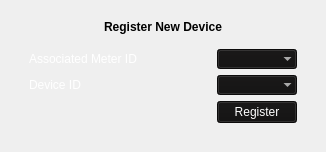
         <widget class="QFrame" name="frameHorizontalRegisterNewDeviceAvailableDevices">
          <property name="frameShadow">
           <enum>QFrame::Raised</enum>
          </property>
          <layout class="QHBoxLayout" name="horizontalLayout_5">
           <item alignment="Qt::AlignHCenter|Qt::AlignTop">
            <widget class="QFrame" name="frameRegisterNewDevice">
             <property name="frameShadow">
              <enum>QFrame::Raised</enum>
             </property>
             <layout class="QVBoxLayout" name="verticalLayout_13">
              <item>
               <widget class="QLabel" name="labelRegisterNewDevice">
                <property name="font">
                 <font>
                  <weight>75</weight>
                  <bold>true</bold>
                 </font>
                </property>
                <property name="text">
                 <string>Register New Device</string>
                </property>
                <property name="alignment">
                 <set>Qt::AlignCenter</set>
                </property>
               </widget>
              </item>
              <item>
               <widget class="QFrame" name="formRegisterNewDevice">
                <property name="palette">
                 <palette>
                  <active>
                   <colorrole role="WindowText">
                    <brush brushstyle="SolidPattern">
                     <color alpha="255">
                      <red>255</red>
                      <green>255</green>
                      <blue>255</blue>
                     </color>
                    </brush>
                   </colorrole>
                   <colorrole role="Button">
                    <brush brushstyle="SolidPattern">
                     <color alpha="255">
                      <red>17</red>
                      <green>16</green>
                      <blue>16</blue>
                     </color>
                    </brush>
                   </colorrole>
                   <colorrole role="Text">
                    <brush brushstyle="SolidPattern">
                     <color alpha="255">
                      <red>255</red>
                      <green>255</green>
                      <blue>255</blue>
                     </color>
                    </brush>
                   </colorrole>
                   <colorrole role="ButtonText">
                    <brush brushstyle="SolidPattern">
                     <color alpha="255">
                      <red>255</red>
                      <green>255</green>
                      <blue>255</blue>
                     </color>
                    </brush>
                   </colorrole>
                   <colorrole role="Base">
                    <brush brushstyle="SolidPattern">
                     <color alpha="255">
                      <red>17</red>
                      <green>16</green>
                      <blue>16</blue>
                     </color>
                    </brush>
                   </colorrole>
                   <colorrole role="Window">
                    <brush brushstyle="SolidPattern">
                     <color alpha="255">
                      <red>17</red>
                      <green>16</green>
                      <blue>16</blue>
                     </color>
                    </brush>
                   </colorrole>
                   <colorrole role="Highlight">
                    <brush brushstyle="SolidPattern">
                     <color alpha="255">
                      <red>250</red>
                      <green>204</green>
                      <blue>21</blue>
                     </color>
                    </brush>
                   </colorrole>
                  </active>
                  <inactive>
                   <colorrole role="WindowText">
                    <brush brushstyle="SolidPattern">
                     <color alpha="255">
                      <red>255</red>
                      <green>255</green>
                      <blue>255</blue>
                     </color>
                    </brush>
                   </colorrole>
                   <colorrole role="Button">
                    <brush brushstyle="SolidPattern">
                     <color alpha="255">
                      <red>17</red>
                      <green>16</green>
                      <blue>16</blue>
                     </color>
                    </brush>
                   </colorrole>
                   <colorrole role="Text">
                    <brush brushstyle="SolidPattern">
                     <color alpha="255">
                      <red>255</red>
                      <green>255</green>
                      <blue>255</blue>
                     </color>
                    </brush>
                   </colorrole>
                   <colorrole role="ButtonText">
                    <brush brushstyle="SolidPattern">
                     <color alpha="255">
                      <red>255</red>
                      <green>255</green>
                      <blue>255</blue>
                     </color>
                    </brush>
                   </colorrole>
                   <colorrole role="Base">
                    <brush brushstyle="SolidPattern">
                     <color alpha="255">
                      <red>17</red>
                      <green>16</green>
                      <blue>16</blue>
                     </color>
                    </brush>
                   </colorrole>
                   <colorrole role="Window">
                    <brush brushstyle="SolidPattern">
                     <color alpha="255">
                      <red>17</red>
                      <green>16</green>
                      <blue>16</blue>
                     </color>
                    </brush>
                   </colorrole>
                   <colorrole role="Highlight">
                    <brush brushstyle="SolidPattern">
                     <color alpha="255">
                      <red>250</red>
                      <green>204</green>
                      <blue>21</blue>
                     </color>
                    </brush>
                   </colorrole>
                  </inactive>
                  <disabled>
                   <colorrole role="WindowText">
                    <brush brushstyle="SolidPattern">
                     <color alpha="255">
                      <red>255</red>
                      <green>255</green>
                      <blue>255</blue>
                     </color>
                    </brush>
                   </colorrole>
                   <colorrole role="Button">
                    <brush brushstyle="SolidPattern">
                     <color alpha="255">
                      <red>17</red>
                      <green>16</green>
                      <blue>16</blue>
                     </color>
                    </brush>
                   </colorrole>
                   <colorrole role="Text">
                    <brush brushstyle="SolidPattern">
                     <color alpha="255">
                      <red>255</red>
                      <green>255</green>
                      <blue>255</blue>
                     </color>
                    </brush>
                   </colorrole>
                   <colorrole role="ButtonText">
                    <brush brushstyle="SolidPattern">
                     <color alpha="255">
                      <red>255</red>
                      <green>255</green>
                      <blue>255</blue>
                     </color>
                    </brush>
                   </colorrole>
                   <colorrole role="Base">
                    <brush brushstyle="SolidPattern">
                     <color alpha="255">
                      <red>17</red>
                      <green>16</green>
                      <blue>16</blue>
                     </color>
                    </brush>
                   </colorrole>
                   <colorrole role="Window">
                    <brush brushstyle="SolidPattern">
                     <color alpha="255">
                      <red>17</red>
                      <green>16</green>
                      <blue>16</blue>
                     </color>
                    </brush>
                   </colorrole>
                   <colorrole role="Highlight">
                    <brush brushstyle="SolidPattern">
                     <color alpha="255">
                      <red>0</red>
                      <green>120</green>
                      <blue>215</blue>
                     </color>
                    </brush>
                   </colorrole>
                  </disabled>
                 </palette>
                </property>
                <property name="frameShadow">
                 <enum>QFrame::Raised</enum>
                </property>
                <layout class="QFormLayout" name="formLayout_9">
                 <property name="horizontalSpacing">
                  <number>80</number>
                 </property>
                 <item row="0" column="0">
                  <widget class="QLabel" name="labelRegisterNewDevice_AssociatedMeterID">
                   <property name="text">
                    <string>Associated Meter ID</string>
                   </property>
                  </widget>
                 </item>
                 <item row="3" column="1">
                  <widget class="QPushButton" name="btnRegisterNewDevice">
                   <property name="text">
                    <string>Register</string>
                   </property>
                   <property name="flat">
                    <bool>false</bool>
                   </property>
                  </widget>
                 </item>
                 <item row="2" column="0">
                  <widget class="QLabel" name="labelRegisterNewDevice_DeviceID">
                   <property name="text">
                    <string>Device ID</string>
                   </property>
                  </widget>
                 </item>
                 <item row="0" column="1">
                  <widget class="QComboBox" name="comboRegisterNewDevice_AssociatedMeterID">
                   <property name="palette">
                    <palette>
                     <active>
                      <colorrole role="WindowText">
                       <brush brushstyle="SolidPattern">
                        <color alpha="255">
                         <red>255</red>
                         <green>255</green>
                         <blue>255</blue>
                        </color>
                       </brush>
                      </colorrole>
                      <colorrole role="Button">
                       <brush brushstyle="SolidPattern">
                        <color alpha="255">
                         <red>17</red>
                         <green>16</green>
                         <blue>16</blue>
                        </color>
                       </brush>
                      </colorrole>
                      <colorrole role="Text">
                       <brush brushstyle="SolidPattern">
                        <color alpha="255">
                         <red>255</red>
                         <green>255</green>
                         <blue>255</blue>
                        </color>
                       </brush>
                      </colorrole>
                      <colorrole role="ButtonText">
                       <brush brushstyle="SolidPattern">
                        <color alpha="255">
                         <red>255</red>
                         <green>255</green>
                         <blue>255</blue>
                        </color>
                       </brush>
                      </colorrole>
                      <colorrole role="Base">
                       <brush brushstyle="SolidPattern">
                        <color alpha="255">
                         <red>17</red>
                         <green>16</green>
                         <blue>16</blue>
                        </color>
                       </brush>
                      </colorrole>
                      <colorrole role="Window">
                       <brush brushstyle="SolidPattern">
                        <color alpha="255">
                         <red>17</red>
                         <green>16</green>
                         <blue>16</blue>
                        </color>
                       </brush>
                      </colorrole>
                      <colorrole role="Highlight">
                       <brush brushstyle="SolidPattern">
                        <color alpha="255">
                         <red>250</red>
                         <green>204</green>
                         <blue>21</blue>
                        </color>
                       </brush>
                      </colorrole>
                     </active>
                     <inactive>
                      <colorrole role="WindowText">
                       <brush brushstyle="SolidPattern">
                        <color alpha="255">
                         <red>255</red>
                         <green>255</green>
                         <blue>255</blue>
                        </color>
                       </brush>
                      </colorrole>
                      <colorrole role="Button">
                       <brush brushstyle="SolidPattern">
                        <color alpha="255">
                         <red>17</red>
                         <green>16</green>
                         <blue>16</blue>
                        </color>
                       </brush>
                      </colorrole>
                      <colorrole role="Text">
                       <brush brushstyle="SolidPattern">
                        <color alpha="255">
                         <red>255</red>
                         <green>255</green>
                         <blue>255</blue>
                        </color>
                       </brush>
                      </colorrole>
                      <colorrole role="ButtonText">
                       <brush brushstyle="SolidPattern">
                        <color alpha="255">
                         <red>255</red>
                         <green>255</green>
                         <blue>255</blue>
                        </color>
                       </brush>
                      </colorrole>
                      <colorrole role="Base">
                       <brush brushstyle="SolidPattern">
                        <color alpha="255">
                         <red>17</red>
                         <green>16</green>
                         <blue>16</blue>
                        </color>
                       </brush>
                      </colorrole>
                      <colorrole role="Window">
                       <brush brushstyle="SolidPattern">
                        <color alpha="255">
                         <red>17</red>
                         <green>16</green>
                         <blue>16</blue>
                        </color>
                       </brush>
                      </colorrole>
                      <colorrole role="Highlight">
                       <brush brushstyle="SolidPattern">
                        <color alpha="255">
                         <red>250</red>
                         <green>204</green>
                         <blue>21</blue>
                        </color>
                       </brush>
                      </colorrole>
                     </inactive>
                     <disabled>
                      <colorrole role="WindowText">
                       <brush brushstyle="SolidPattern">
                        <color alpha="255">
                         <red>255</red>
                         <green>255</green>
                         <blue>255</blue>
                        </color>
                       </brush>
                      </colorrole>
                      <colorrole role="Button">
                       <brush brushstyle="SolidPattern">
                        <color alpha="255">
                         <red>17</red>
                         <green>16</green>
                         <blue>16</blue>
                        </color>
                       </brush>
                      </colorrole>
                      <colorrole role="Text">
                       <brush brushstyle="SolidPattern">
                        <color alpha="255">
                         <red>255</red>
                         <green>255</green>
                         <blue>255</blue>
                        </color>
                       </brush>
                      </colorrole>
                      <colorrole role="ButtonText">
                       <brush brushstyle="SolidPattern">
                        <color alpha="255">
                         <red>255</red>
                         <green>255</green>
                         <blue>255</blue>
                        </color>
                       </brush>
                      </colorrole>
                      <colorrole role="Base">
                       <brush brushstyle="SolidPattern">
                        <color alpha="255">
                         <red>17</red>
                         <green>16</green>
                         <blue>16</blue>
                        </color>
                       </brush>
                      </colorrole>
                      <colorrole role="Window">
                       <brush brushstyle="SolidPattern">
                        <color alpha="255">
                         <red>17</red>
                         <green>16</green>
                         <blue>16</blue>
                        </color>
                       </brush>
                      </colorrole>
                      <colorrole role="Highlight">
                       <brush brushstyle="SolidPattern">
                        <color alpha="255">
                         <red>0</red>
                         <green>120</green>
                         <blue>215</blue>
                        </color>
                       </brush>
                      </colorrole>
                     </disabled>
                    </palette>
                   </property>
                   <property name="autoFillBackground">
                    <bool>false</bool>
                   </property>
                   <property name="frame">
                    <bool>false</bool>
                   </property>
                  </widget>
                 </item>
                 <item row="2" column="1">
                  <widget class="QComboBox" name="comboRegisterNewDevice_DeviceID">
                   <property name="palette">
                    <palette>
                     <active>
                      <colorrole role="WindowText">
                       <brush brushstyle="SolidPattern">
                        <color alpha="255">
                         <red>255</red>
                         <green>255</green>
                         <blue>255</blue>
                        </color>
                       </brush>
                      </colorrole>
                      <colorrole role="Button">
                       <brush brushstyle="SolidPattern">
                        <color alpha="255">
                         <red>17</red>
                         <green>16</green>
                         <blue>16</blue>
                        </color>
                       </brush>
                      </colorrole>
                      <colorrole role="Text">
                       <brush brushstyle="SolidPattern">
                        <color alpha="255">
                         <red>255</red>
                         <green>255</green>
                         <blue>255</blue>
                        </color>
                       </brush>
                      </colorrole>
                      <colorrole role="ButtonText">
                       <brush brushstyle="SolidPattern">
                        <color alpha="255">
                         <red>255</red>
                         <green>255</green>
                         <blue>255</blue>
                        </color>
                       </brush>
                      </colorrole>
                      <colorrole role="Base">
                       <brush brushstyle="SolidPattern">
                        <color alpha="255">
                         <red>17</red>
                         <green>16</green>
                         <blue>16</blue>
                        </color>
                       </brush>
                      </colorrole>
                      <colorrole role="Window">
                       <brush brushstyle="SolidPattern">
                        <color alpha="255">
                         <red>17</red>
                         <green>16</green>
                         <blue>16</blue>
                        </color>
                       </brush>
                      </colorrole>
                      <colorrole role="Highlight">
                       <brush brushstyle="SolidPattern">
                        <color alpha="255">
                         <red>250</red>
                         <green>204</green>
                         <blue>21</blue>
                        </color>
                       </brush>
                      </colorrole>
                     </active>
                     <inactive>
                      <colorrole role="WindowText">
                       <brush brushstyle="SolidPattern">
                        <color alpha="255">
                         <red>255</red>
                         <green>255</green>
                         <blue>255</blue>
                        </color>
                       </brush>
                      </colorrole>
                      <colorrole role="Button">
                       <brush brushstyle="SolidPattern">
                        <color alpha="255">
                         <red>17</red>
                         <green>16</green>
                         <blue>16</blue>
                        </color>
                       </brush>
                      </colorrole>
                      <colorrole role="Text">
                       <brush brushstyle="SolidPattern">
                        <color alpha="255">
                         <red>255</red>
                         <green>255</green>
                         <blue>255</blue>
                        </color>
                       </brush>
                      </colorrole>
                      <colorrole role="ButtonText">
                       <brush brushstyle="SolidPattern">
                        <color alpha="255">
                         <red>255</red>
                         <green>255</green>
                         <blue>255</blue>
                        </color>
                       </brush>
                      </colorrole>
                      <colorrole role="Base">
                       <brush brushstyle="SolidPattern">
                        <color alpha="255">
                         <red>17</red>
                         <green>16</green>
                         <blue>16</blue>
                        </color>
                       </brush>
                      </colorrole>
                      <colorrole role="Window">
                       <brush brushstyle="SolidPattern">
                        <color alpha="255">
                         <red>17</red>
                         <green>16</green>
                         <blue>16</blue>
                        </color>
                       </brush>
                      </colorrole>
                      <colorrole role="Highlight">
                       <brush brushstyle="SolidPattern">
                        <color alpha="255">
                         <red>250</red>
                         <green>204</green>
                         <blue>21</blue>
                        </color>
                       </brush>
                      </colorrole>
                     </inactive>
                     <disabled>
                      <colorrole role="WindowText">
                       <brush brushstyle="SolidPattern">
                        <color alpha="255">
                         <red>255</red>
                         <green>255</green>
                         <blue>255</blue>
                        </color>
                       </brush>
                      </colorrole>
                      <colorrole role="Button">
                       <brush brushstyle="SolidPattern">
                        <color alpha="255">
                         <red>17</red>
                         <green>16</green>
                         <blue>16</blue>
                        </color>
                       </brush>
                      </colorrole>
                      <colorrole role="Text">
                       <brush brushstyle="SolidPattern">
                        <color alpha="255">
                         <red>255</red>
                         <green>255</green>
                         <blue>255</blue>
                        </color>
                       </brush>
                      </colorrole>
                      <colorrole role="ButtonText">
                       <brush brushstyle="SolidPattern">
                        <color alpha="255">
                         <red>255</red>
                         <green>255</green>
                         <blue>255</blue>
                        </color>
                       </brush>
                      </colorrole>
                      <colorrole role="Base">
                       <brush brushstyle="SolidPattern">
                        <color alpha="255">
                         <red>17</red>
                         <green>16</green>
                         <blue>16</blue>
                        </color>
                       </brush>
                      </colorrole>
                      <colorrole role="Window">
                       <brush brushstyle="SolidPattern">
                        <color alpha="255">
                         <red>17</red>
                         <green>16</green>
                         <blue>16</blue>
                        </color>
                       </brush>
                      </colorrole>
                      <colorrole role="Highlight">
                       <brush brushstyle="SolidPattern">
                        <color alpha="255">
                         <red>0</red>
                         <green>120</green>
                         <blue>215</blue>
                        </color>
                       </brush>
                      </colorrole>
                     </disabled>
                    </palette>
                   </property>
                   <property name="autoFillBackground">
                    <bool>false</bool>
                   </property>
                   <property name="frame">
                    <bool>false</bool>
                   </property>
                  </widget>
                 </item>
                </layout>
               </widget>
              </item>
             </layout>
            </widget>
           </item>
          </layout>
         </widget>
